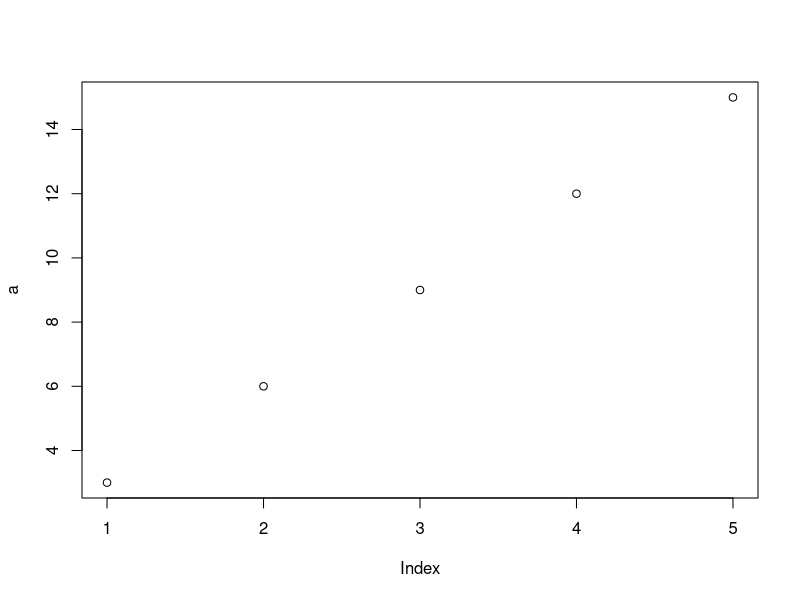
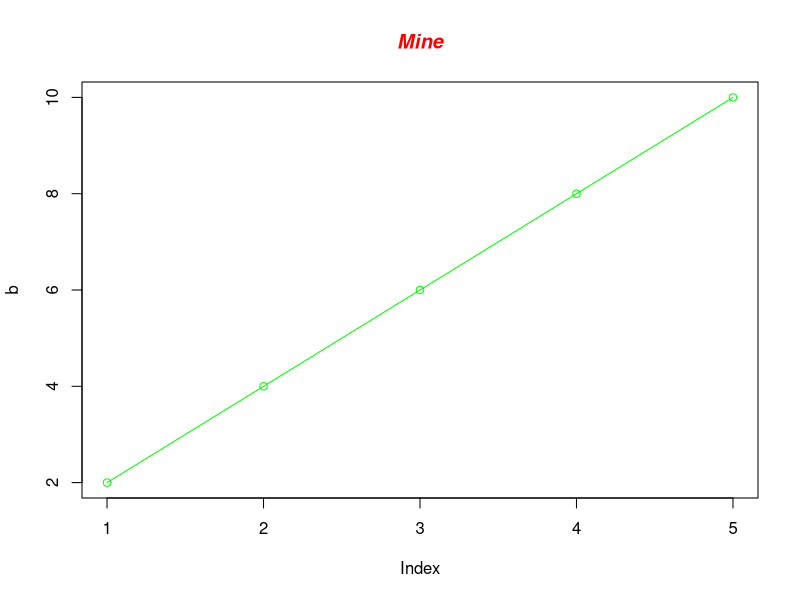

R code for these plots, in order: (Note: this script raises an error after producing the figures.)
#create vectors a,b,c with 5 integers
a <- c(3, 6, 9, 12, 15);
b <- c(2, 4, 6, 8, 10);
c <- c(1.5, -3, 4.5, -7, 18);
# Combine the three vectors to become a 3×5 matrix 
cbind(a,b,c);
# Plot a graph and label correctly
plot(a);
plot(b, type="o", col="green");
title(main="Mine", col.main="red", font.main=4);
# create a Data frames which contain details of 5 employees
Name <- c(" Dan Welbeck", " Brad Walsh", "Dave Beckham", "Oppy Winfrey", "Mandy Holden")
Age <- c(23, 46, 40, 65, 42)
Gender <- c("Male", "Male", "Male", "Female", "Female")
Role <- c("Player", "Presenter", "Keeper", "Director", "Secretary")
Length_Service <- c(12, 10, 5, 22, 3)
df <- data.frame(Name, Age, Gender, Role, Length_Service)
print (df);
# plot a graph using the qplot function
qplot(Age, Length_Service, data=df);
ggplot(df,
       aes(x = Age,
           y = Length_Service)) + 
  geom_smooth(method = "lm") +
  scale_x_log10() +
  title = "Age in relation to length of service";
  # Create a simple bar plot of five subjects
subject <- c("Maths", "English", "Geography", "Biology", "Physics");
qplot(subject);
